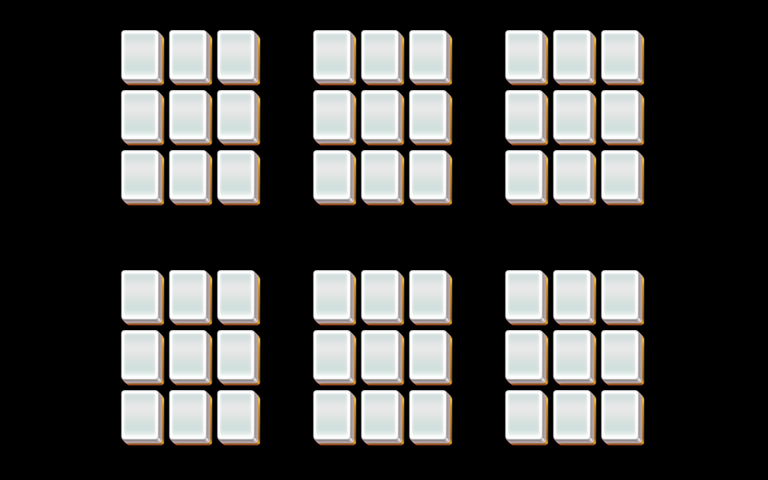

The image is a tile-based game level rendered from a .tmx file. Its description and source (layers, tilesets, objects; grid data summarised) follow:
An orthogonal 32x16 tile map with 24x30 px tiles, 4 tile layers (layer1, layer2, layer3, layer4).

<map version="1.0" orientation="orthogonal" width="32" height="16" tilewidth="24" tileheight="30">
 <properties>
  <property name="species" value="20" />
 </properties>
 <tileset firstgid="1" name="mahjong" tilewidth="48" tileheight="60">
  <image source="mahjong.png" width="48" height="60" />
 </tileset>
 <layer name="layer1" width="32" height="16">
  <data>[512 cells, 54 non-empty, 1 distinct tile ids]</data>
 </layer>
 <layer name="layer2" width="32" height="16">
  <data>[512 cells, 54 non-empty, 1 distinct tile ids]</data>
 </layer>
 <layer name="layer3" width="32" height="16">
  <data>[512 cells, 30 non-empty, 1 distinct tile ids]</data>
 </layer>
 <layer name="layer4" width="32" height="16">
  <data>[512 cells, 6 non-empty, 1 distinct tile ids]</data>
 </layer>
</map>
